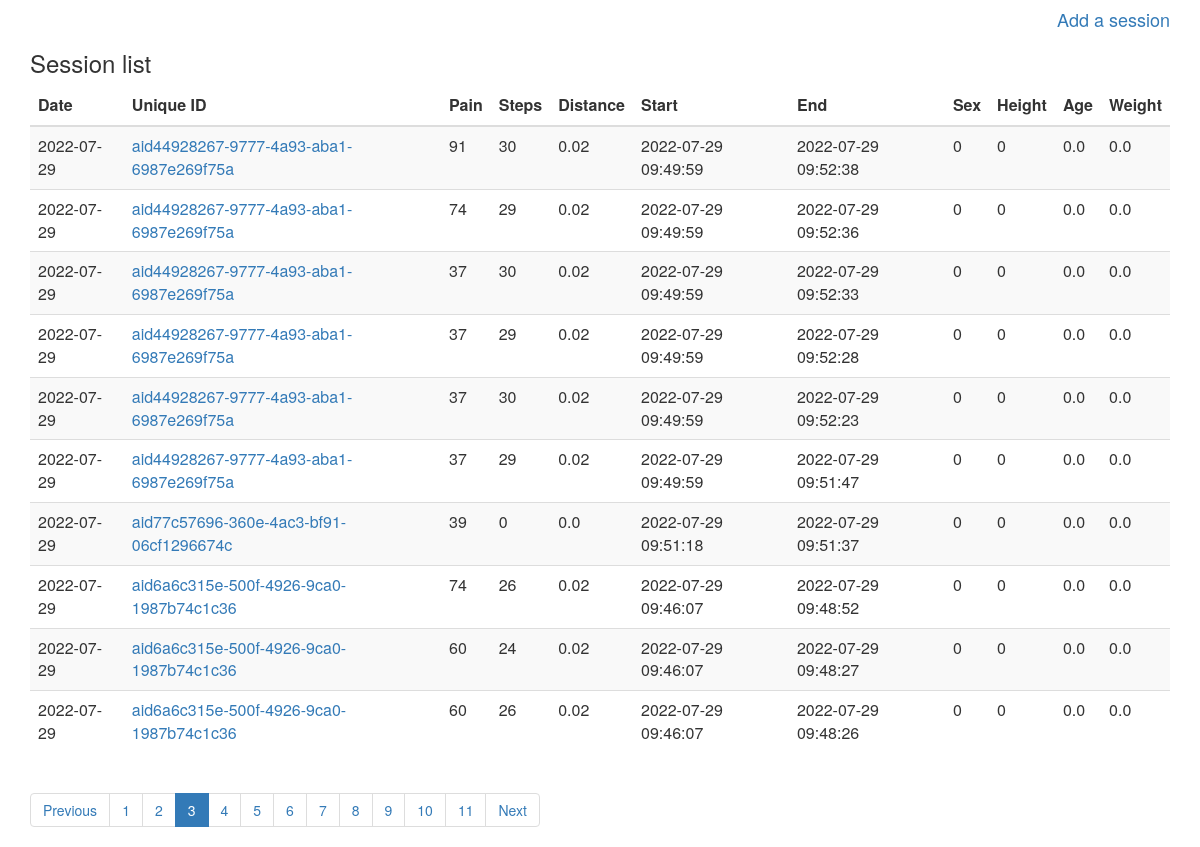
Screenshot of /?&page=3 with the database file from the repository.
### step/models.py (models this page shows, shortened)
class Session(models.Model):
    ids = models.CharField(max_length=50, verbose_name='Unique_ID')
    step = models.IntegerField(verbose_name='Step')
    pain = models.IntegerField(verbose_name='Pain')
    date = models.CharField(max_length=20, verbose_name='Date')
    distance = models.FloatField(verbose_name='Distance')
    start = models.CharField(verbose_name='Start', max_length=30)
    end = models.CharField(verbose_name='End', max_length=30)
    height = models.IntegerField(verbose_name='Height')
    weight = models.FloatField(verbose_name='Weight')
    sex = models.CharField(max_length=10, verbose_name='Sex')
    age = models.FloatField(verbose_name='Age')
    class Meta:
        verbose_name = 'Session'

### step/views.py (the view)
# urls.py: path('', views.homeview, name='homepage'),
def homeview(request, glist=None):
    if glist is None:
        session_list = Session.objects.all().order_by('-date', '-end')
    else:
        session_list = glist
    if session_list:
        paginator = Paginator(session_list, 10)
        page = request.GET.get('page')
        page_obj = paginator.get_page(page)
        return render(request, 'home.html',
                      {'page_obj': page_obj, 'paginator': paginator,
                       'is_paginated': True,})
    else:
        return render(request, 'home.html')

### step/templates/home.html
{% extends "base.html" %}
{% block content %}
<h4 align="right">
    <a href={% url 'step_counter' %}>Add a session</a>
</h4>
{% if page_obj %}
<h3>Session list</h3>
<table class="table table-striped">
    <thead>
        <tr>
            <th>Date</th>
            <th>Unique ID</th>
            <th>Pain</th>
            <th>Steps</th>
            <th>Distance</th>
            <th>Start</th>
            <th>End</th>
            <th>Sex</th>
            <th>Height</th>
            <th>Age</th>
            <th>Weight</th>
        </tr>
    </thead>
    <tbody>
     {% for gsm in page_obj %}
        <tr>
            <td>
            {{ gsm.date }}
            </td>
            <td>
            <a href="{% url 'index_view' %}?person={{ gsm.ids }}"  target="_blank">
            {{ gsm.ids }}
            </td>
            <td>
            {{ gsm.pain }}
            </td>
            <td>
            {{ gsm.step }}
            </td>
            <td>
            {{ gsm.distance }}
            </td>
            <td>
            {{ gsm.start }}
            </td>
            <td>
            {{ gsm.end }}
            </td>
            <td>
            {{ gsm.sex }}
            </td>
            <td>
            {{ gsm.height }}
            </td>
            <td>
            {{ gsm.age }}
            </td>
            <td>
            {{ gsm.weight }}
     {% endfor %}
        </tr>
    </tbody>
</table>
{% else %}
    <p>No results available.</p>
{% endif %}
{% if is_paginated %}
    <ul class="pagination">
        {% if page_obj.has_previous %}
            <li class="page-item">
                <a class="page-link" href="?{{ searchs }}&page={{ page_obj.previous_page_number }}">Previous</a>
            </li>
        {% else %}
            <li class="page-item disabled">
                <span class="page-link">Previous</span>
            </li>
        {% endif %}
        {% for i in paginator.page_range %}
            {% if page_obj.number == i %}
                <li class="page-item active">
                    <span class="page-link"> {{ i }} <span class="sr-only">(current)</span></span>
                </li>
            {% else %}
                <li class="page-item"><a class="page-link" href="?{{ searchs }}&page={{ i }}">{{ i }}</a></li>
            {% endif %}
        {% endfor %}
        {% if page_obj.has_next %}
            <li class="page-item">
                <a class="page-link" href="?{{ searchs }}&page={{ page_obj.next_page_number }}">Next</a>
            </li>
        {% else %}
            <li class="page-item disabled">
                <span class="page-link">Next</span>
            </li>
        {% endif %}
    </ul>
{% endif %}
{% endblock %}

### step/templates/base.html (style rules this page uses)
ul li { display:inline; list-style-type:none; }

### rows the page displays
Session: date "2022-07-29", ids "aid44928267-9777-4a93-aba1-6987e269f75a", pain "91", step "30", distance "0.02", start "2022-07-29 09:49:59", end "2022-07-29 09:52:38", sex "0", height "0", age "0.0", weight "0.0"
Session: date "2022-07-29", ids "aid44928267-9777-4a93-aba1-6987e269f75a", pain "74", step "29", distance "0.02", start "2022-07-29 09:49:59", end "2022-07-29 09:52:36", sex "0", height "0", age "0.0", weight "0.0"
Session: date "2022-07-29", ids "aid44928267-9777-4a93-aba1-6987e269f75a", pain "37", step "30", distance "0.02", start "2022-07-29 09:49:59", end "2022-07-29 09:52:33", sex "0", height "0", age "0.0", weight "0.0"
Session: date "2022-07-29", ids "aid44928267-9777-4a93-aba1-6987e269f75a", pain "37", step "29", distance "0.02", start "2022-07-29 09:49:59", end "2022-07-29 09:52:28", sex "0", height "0", age "0.0", weight "0.0"
Session: date "2022-07-29", ids "aid44928267-9777-4a93-aba1-6987e269f75a", pain "37", step "30", distance "0.02", start "2022-07-29 09:49:59", end "2022-07-29 09:52:23", sex "0", height "0", age "0.0", weight "0.0"
Session: date "2022-07-29", ids "aid44928267-9777-4a93-aba1-6987e269f75a", pain "37", step "29", distance "0.02", start "2022-07-29 09:49:59", end "2022-07-29 09:51:47", sex "0", height "0", age "0.0", weight "0.0"
Session: date "2022-07-29", ids "aid77c57696-360e-4ac3-bf91-06cf1296674c", pain "39", step "0", distance "0.0", start "2022-07-29 09:51:18", end "2022-07-29 09:51:37", sex "0", height "0", age "0.0", weight "0.0"
Session: date "2022-07-29", ids "aid6a6c315e-500f-4926-9ca0-1987b74c1c36", pain "74", step "26", distance "0.02", start "2022-07-29 09:46:07", end "2022-07-29 09:48:52", sex "0", height "0", age "0.0", weight "0.0"
Session: date "2022-07-29", ids "aid6a6c315e-500f-4926-9ca0-1987b74c1c36", pain "60", step "24", distance "0.02", start "2022-07-29 09:46:07", end "2022-07-29 09:48:27", sex "0", height "0", age "0.0", weight "0.0"
Session: date "2022-07-29", ids "aid6a6c315e-500f-4926-9ca0-1987b74c1c36", pain "60", step "26", distance "0.02", start "2022-07-29 09:46:07", end "2022-07-29 09:48:26", sex "0", height "0", age "0.0", weight "0.0"

### other values shown
{{ i }} "1" "2" "4" "5" "6" "7" "8" "9" "10" "11"
{{ i }} "3"
